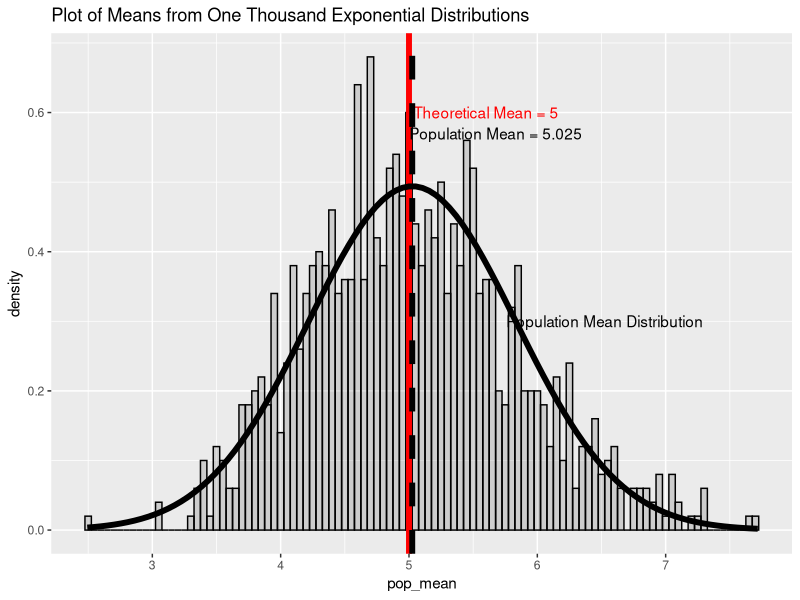
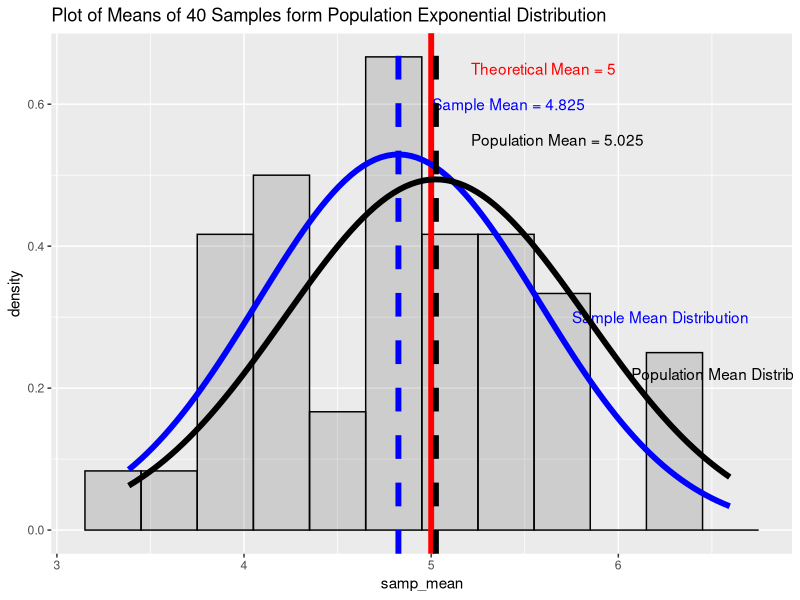

These charts were generated, in order, by the following R code:
# course project
#
library(ggplot2)
library(dplyr)
library(MASS)

num_sim <- 1000
num_samp <- 40

lambda <- 0.2
theo_mean <- 1/lambda
theo_sd <- 1/lambda
theo_var <- theo_sd^2

set.seed(4)
dat <- data.frame(replicate(num_sim, rexp(num_samp, 0.2)))
pop_df <- data.frame(pop_mean = c(apply(dat, 2, mean)), pop_sd = c(apply(dat, 2, sd)))
d_mean <- mean(pop_df$pop_mean)
d_sd <- sd(pop_df$pop_mean)

g2 <- ggplot(pop_df, aes(x = pop_mean)) +
        geom_histogram(alpha = .20, binwidth=.05, colour = "black", aes(y = ..density..)) +
        ggtitle("Plot of Means from One Thousand Exponential Distributions")  +
        geom_vline(stat = "vline", xintercept = theo_mean,
            size = 2, color = "red", linetype = 1) +
        annotate("text", x = theo_mean + 0.6, y = 0.6, colour="red",
            label="Theoretical Mean = 5") +
        geom_vline(stat = "vline", xintercept = d_mean, size = 2, linetype = 2) +
        annotate("text", x = d_mean + 0.65, y = 0.57,
            label = paste("Population Mean =", round(d_mean,3))) +
        stat_function(fun = dnorm, size = 2, linetype = 1,
            args = list(mean = d_mean, sd = d_sd)) +
        annotate("text", x = d_mean+1.5, y=.3, label="Population Mean Distribution")

print(g2)

set.seed(4)
idx <- sample(1:nrow(pop_df), 40)
samp_df <- data.frame(pop_df[idx,])
names(samp_df) <- c("samp_mean","samp_sd")
s_mean <- mean(samp_df$samp_mean)
s_sd <- sd(samp_df$samp_mean)

g3 <- ggplot(samp_df, aes(x = samp_mean)) +
    geom_histogram(alpha = .20, binwidth=.3, colour = "black", aes(y = ..density..)) +
    ggtitle("Plot of Means of 40 Samples form Population Exponential Distribution") +
    geom_vline(stat = "vline", xintercept = theo_mean,
               size = 2, color = "red", linetype = 1) +
    annotate("text", x = theo_mean + 0.6, y = 0.65, colour="red",
            label="Theoretical Mean = 5") +
            geom_vline(stat = "vline", xintercept = s_mean,
            size = 2, color = "blue", linetype = 2) +
        annotate("text", x = s_mean + 0.59, y = 0.6, colour="blue",
            label = paste("Sample Mean =", round(s_mean,3))) +
        stat_function(fun = dnorm, colour = "blue", size = 2, linetype = 1,
            args = list(mean = s_mean, sd = s_sd)) +
        annotate("text", x = s_mean+1.4, y=.3, colour="blue",
            label="Sample Mean Distribution") +
    geom_vline(stat = "vline", xintercept = d_mean, size = 2, linetype = 2) +
    annotate("text", x = d_mean + 0.65, y = 0.55,
             label = paste("Population Mean =", round(d_mean,3))) +
    stat_function(fun = dnorm, size = 2, linetype = 1,
                  args = list(mean = d_mean, sd = d_sd)) +
    annotate("text", x = d_mean+1.57, y=0.22,
             label="Population Mean Distribution")

print(g3)
